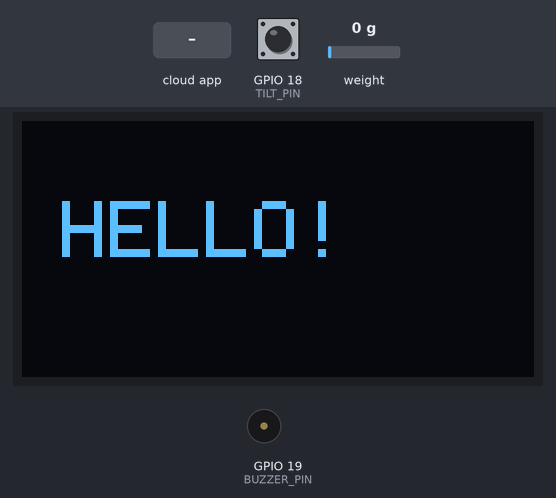
The sketch below on a simulated ESP32. Parts: 128×64 one-colour display, buzzer (waves = sounding). The inputs (shaded band) are chosen by the test bench; at power-on: GPIO 18 (TILT_PIN) HIGH, weight on the scale 0 g. The OLED is the two-colour kind (top 16 rows yellow); WiFi joins after 1.5 s; servers stay silent unless stated; no MQTT or app messages arrive unless stated; what the sketch prints to the serial monitor is not drawn.

Above: at 0.6 s.
At 10.5 s:
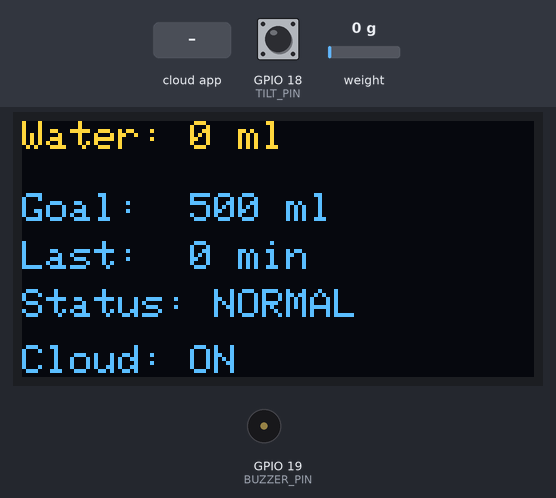
10.6 s: GPIO 18 (TILT_PIN) driven LOW
At 11.7 s:
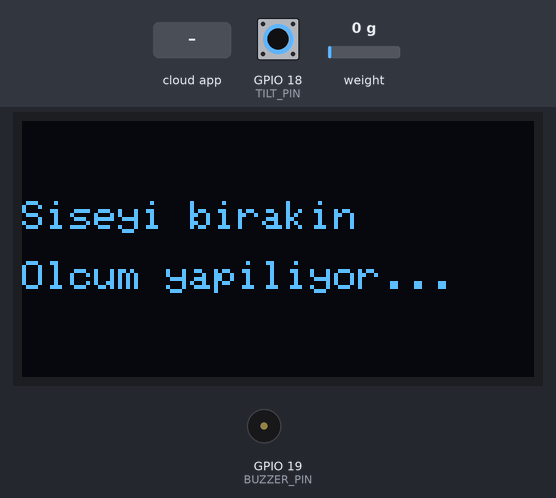
12.1 s: the phone or cloud app sets daily-goal to 1
15.1 s: the phone or cloud app sets buzzer-enable to ON
16.7 s: GPIO 18 (TILT_PIN) pulsed HIGH 2 times (0.12 s each, 0.3 s apart)
Timing chart, 0 to 19.7 s (numbered marks = the images above; inputs shaded):
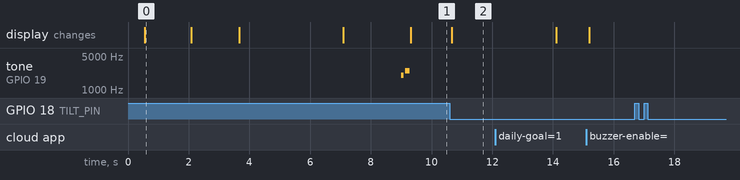

Measured:
- after the input at 10.6 s, the display: changes after 0.07 s (image 2)
- after the input at 16.7 s, every drawn part: stays the same
- what the display in image 0 shows lasts 1.5 s, from 0.6 s to 2.1 s

The sketch:

IOT-PROJE.ino
```cpp
#include <Wire.h>
#include <Adafruit_GFX.h>
#include <Adafruit_SSD1306.h>
#include <HX711_ADC.h>
#include <WiFi.h>
#include <WiFiClientSecure.h>
#include <Adafruit_MQTT.h>
#include <Adafruit_MQTT_Client.h>

#include "secrets.h"  // WIFI_SSID, WIFI_PASSWORD, AIO_USERNAME, AIO_KEY (gitignored)

// ============ ADAFRUIT IO SUNUCU ============
#define AIO_SERVER      "io.adafruit.com"
#define AIO_SERVERPORT  8883

// ============ PIN TANIMLARI ============
const int HX711_DOUT = 4;
const int HX711_SCK  = 5;
const int TILT_PIN   = 18;
const int BUZZER_PIN = 19;
const int SDA_PIN    = 21;
const int SCL_PIN    = 22;

// ============ OLED ============
#define OLED_GENISLIK 128
#define OLED_YUKSEKLIK 64
#define OLED_RESET    -1
#define OLED_ADRES    0x3C
Adafruit_SSD1306 ekran(OLED_GENISLIK, OLED_YUKSEKLIK, &Wire, OLED_RESET);

// ============ LOAD CELL ============
HX711_ADC LoadCell(HX711_DOUT, HX711_SCK);
// Kalibrasyon: 500g referansla 50514 ham deger okundu -> 50514/500 = 101.03
const float KALIBRASYON_FAKTORU = 101.03;

// ============ ADAFRUIT IO ============
WiFiClientSecure wifiClient;
Adafruit_MQTT_Client mqtt(&wifiClient, AIO_SERVER, AIO_SERVERPORT, AIO_USERNAME, AIO_KEY);

Adafruit_MQTT_Publish waterFeed     = Adafruit_MQTT_Publish(&mqtt, AIO_USERNAME "/feeds/water-intake");
Adafruit_MQTT_Publish lastDrinkFeed = Adafruit_MQTT_Publish(&mqtt, AIO_USERNAME "/feeds/last-drink-min");

Adafruit_MQTT_Subscribe goalFeed    = Adafruit_MQTT_Subscribe(&mqtt, AIO_USERNAME "/feeds/daily-goal");
Adafruit_MQTT_Subscribe buzzerFeed  = Adafruit_MQTT_Subscribe(&mqtt, AIO_USERNAME "/feeds/buzzer-enable");

// ============ DURUMLAR ============
float toplamIcilen = 0;
int gunlukHedef = 500;
unsigned long sonIcmeZamani = 0;
unsigned long hatirlatmaAraligi = 60UL * 60UL * 1000UL;
bool hatirlatmaAktif = true;

bool sisedikti = true;
float sonStabilAgirlik = 0;
unsigned long egilmeBaslangic = 0;
const int MIN_EGIK_SURE_MS = 800;
const float MIN_ICME_ML = 15.0;

// Sise dik durdugu sirada arka plan agirlik takibi
const unsigned long DIK_TAKIP_ARALIGI_MS = 500;
const float DIK_STABIL_TOLERANS = 3.0;
float dikSonAnlikAgirlik = 0;
unsigned long sonDikOkuma = 0;

// Stabil agirlik okuma parametreleri (dik gelme sonrasi)
const int STABIL_ORNEK_SAYISI = 10;
const float STABIL_TOLERANS = 2.0;
const unsigned long STABIL_MAX_BEKLEME = 4000;

bool wifiBagli = false;

// ============ BUZZER ============
void calSes(int frekans, int sureMs) {
  ledcWriteTone(BUZZER_PIN, frekans);
  delay(sureMs);
  ledcWriteTone(BUZZER_PIN, 0);
}

void onaySesi() {
  calSes(2000, 80); delay(50);
  calSes(2500, 150);
}

void hatirlatmaSesi() {
  calSes(1000, 200); delay(150);
  calSes(1000, 200);
}

void basariSesi() {
  calSes(523, 150); delay(50);
  calSes(659, 150); delay(50);
  calSes(784, 300);
}

// ============ TAZE VERI BEKLEYIP OKU ============
// HX711 ~10Hz uretiyor, update() her zaman taze veri donmez.
// Bu fonksiyon yeni bir okuma gelene kadar bekler.
bool tazeVeriOku(float &deger, unsigned long timeoutMs = 200) {
  unsigned long baslangic = millis();
  while (millis() - baslangic < timeoutMs) {
    if (LoadCell.update()) {
      deger = LoadCell.getData();
      return true;
    }
    delay(1);
  }
  return false;
}

// ============ STABIL AGIRLIK OKUMA ============
// Sise yerlestikten sonra titresim/sallanma bitene kadar bekler
float stabilAgirlikOku() {
  unsigned long baslangic = millis();
  float oncekiOrt = 0;
  bool ilkOlcum = true;

  while (millis() - baslangic < STABIL_MAX_BEKLEME) {
    float toplam = 0;
    int sayac = 0;
    unsigned long ornekBaslangic = millis();

    // 10 taze ornek topla (HX711 ~10Hz, ~1 sn surer)
    while (sayac < STABIL_ORNEK_SAYISI && millis() - ornekBaslangic < 2000) {
      float anlik;
      if (tazeVeriOku(anlik, 150)) {
        toplam += anlik;
        sayac++;
      }
    }

    if (sayac == 0) {
      Serial.println("Uyari: HX711'den veri gelmiyor!");
      continue;
    }
    float ortalama = toplam / sayac;
    Serial.print("Ortalama (n="); Serial.print(sayac);
    Serial.print("): "); Serial.println(ortalama, 1);

    if (!ilkOlcum && abs(ortalama - oncekiOrt) < STABIL_TOLERANS) {
      Serial.print(">>> Stabil: "); Serial.println(ortalama, 1);
      return ortalama;
    }

    oncekiOrt = ortalama;
    ilkOlcum = false;
  }

  Serial.print("Timeout, son deger: "); Serial.println(oncekiOrt, 1);
  return oncekiOrt;
}

// ============ EKRAN ============
void ekranGuncelle() {
  ekran.clearDisplay();
  ekran.setTextSize(1);
  ekran.setTextColor(SSD1306_WHITE);

  ekran.setCursor(0, 0);
  ekran.print("Water: ");
  ekran.print((int)toplamIcilen);
  ekran.println(" ml");

  ekran.setCursor(0, 18);
  ekran.print("Goal:  ");
  ekran.print(gunlukHedef);
  ekran.println(" ml");

  ekran.setCursor(0, 30);
  ekran.print("Last:  ");
  unsigned long gecenDk = (millis() - sonIcmeZamani) / 60000;
  ekran.print(gecenDk);
  ekran.println(" min");

  ekran.setCursor(0, 42);
  ekran.print("Status: ");
  if (gecenDk >= 60) {
    ekran.println("DRINK NOW!");
  } else if (toplamIcilen >= gunlukHedef) {
    ekran.println("GOAL DONE!");
  } else {
    ekran.println("NORMAL");
  }

  ekran.setCursor(0, 56);
  ekran.print("Cloud: ");
  ekran.println(wifiBagli ? "ON" : "OFF");

  ekran.display();
}

void olcumEkrani(const char* satir1, const char* satir2) {
  ekran.clearDisplay();
  ekran.setTextSize(1);
  ekran.setTextColor(SSD1306_WHITE);
  ekran.setCursor(0, 20);
  ekran.println(satir1);
  ekran.setCursor(0, 35);
  ekran.println(satir2);
  ekran.display();
}

// ============ WIFI ============
void wifiBaglan() {
  Serial.print("WiFi'ye baglaniyor: ");
  Serial.println(WIFI_SSID);

  WiFi.begin(WIFI_SSID, WIFI_PASSWORD);
  int deneme = 0;
  while (WiFi.status() != WL_CONNECTED && deneme < 20) {
    delay(500);
    Serial.print(".");
    deneme++;
  }

  if (WiFi.status() == WL_CONNECTED) {
    Serial.println();
    Serial.print("WiFi baglandi. IP: ");
    Serial.println(WiFi.localIP());
    wifiBagli = true;
  } else {
    Serial.println();
    Serial.println("WiFi baglantisi basarisiz, offline calisacak.");
    wifiBagli = false;
  }
}

void mqttBaglan() {
  if (!wifiBagli) return;
  if (mqtt.connected()) return;

  Serial.print("MQTT'ye baglaniyor...");
  int8_t ret;
  uint8_t deneme = 3;
  while ((ret = mqtt.connect()) != 0 && deneme > 0) {
    Serial.println(mqtt.connectErrorString(ret));
    Serial.println("5 sn sonra tekrar...");
    mqtt.disconnect();
    delay(5000);
    deneme--;
  }

  if (mqtt.connected()) {
    Serial.println("MQTT baglandi!");
  }
}

void cloudGonder(float waterMl, unsigned long lastDrinkMin) {
  if (!mqtt.connected()) return;

  if (waterFeed.publish(waterMl)) {
    Serial.print("Water gonderildi: "); Serial.println(waterMl);
  }
  if (lastDrinkFeed.publish((uint32_t)lastDrinkMin)) {
    Serial.print("LastDrink gonderildi: "); Serial.println(lastDrinkMin);
  }
}

void cloudKomutOku() {
  if (!mqtt.connected()) return;

  Adafruit_MQTT_Subscribe *subscription;
  while ((subscription = mqtt.readSubscription(50))) {
    if (subscription == &goalFeed) {
      int yeniHedef = atoi((char *)goalFeed.lastread);
      if (yeniHedef > 0) {
        gunlukHedef = yeniHedef;
        Serial.print("Yeni hedef: "); Serial.println(gunlukHedef);
      }
    }
    else if (subscription == &buzzerFeed) {
      String deger = String((char *)buzzerFeed.lastread);
      hatirlatmaAktif = (deger == "ON" || deger == "1" || deger == "true");
      Serial.print("Hatirlatma: "); Serial.println(hatirlatmaAktif ? "ACIK" : "KAPALI");
    }
  }
}

// ============ DIK DURURKEN AGIRLIK TAKIBI ============
// Sise sensorun ustunde dik dururken sonStabilAgirlik'i gunceller
void dikAgirlikTakip() {
  if (millis() - sonDikOkuma < DIK_TAKIP_ARALIGI_MS) return;

  float anlik;
  if (!tazeVeriOku(anlik, 150)) return;  // taze veri yoksa atla

  // Onceki anlik okumayla yakinsa stabil say -> sonStabilAgirlik'i guncelle
  if (abs(anlik - dikSonAnlikAgirlik) < DIK_STABIL_TOLERANS) {
    sonStabilAgirlik = anlik;
  }

  dikSonAnlikAgirlik = anlik;
  sonDikOkuma = millis();
}

// ============ SETUP ============
void setup() {
  Serial.begin(115200);
  delay(500);
  Serial.println();
  Serial.println("=== Su Takip Sistemi ===");

  ledcAttach(BUZZER_PIN, 2000, 8);
  pinMode(TILT_PIN, INPUT);

  Wire.begin(SDA_PIN, SCL_PIN);
  if (!ekran.begin(SSD1306_SWITCHCAPVCC, OLED_ADRES)) {
    Serial.println("OLED HATA!");
  }
  ekran.clearDisplay();
  ekran.setTextSize(2);
  ekran.setTextColor(SSD1306_WHITE);
  ekran.setCursor(10, 20);
  ekran.println("HELLO!");
  ekran.display();
  delay(1500);

  ekran.clearDisplay();
  ekran.setTextSize(1);
  ekran.setCursor(0, 0);
  ekran.println("WiFi baglaniyor...");
  ekran.display();

  wifiBaglan();
  wifiClient.setInsecure();

  mqtt.subscribe(&goalFeed);
  mqtt.subscribe(&buzzerFeed);

  if (wifiBagli) {
    mqttBaglan();
  }

  ekran.clearDisplay();
  ekran.setCursor(0, 0);
  ekran.println("Load cell");
  ekran.println("kalibre ediliyor...");
  ekran.display();

  // Load Cell baslat
  // ONEMLI: Bu sirada sise sensorde dik durmali!
  // Tare sirasinda zero offset olarak kullanacak.
  LoadCell.begin();
  LoadCell.start(2000, true);
  if (LoadCell.getTareTimeoutFlag()) {
    Serial.println("HX711 baglantisi yok!");
    while (1) delay(100);
  }
  LoadCell.setCalFactor(KALIBRASYON_FAKTORU);

  // Tare sonrasi sise zaten ustte oldugu icin "0" okuyacak.
  // Ama biz sisenin gercek agirligini referans almaliyiz.
  // Bu yuzden start'tan SONRA kalibrasyon faktorunu uygulayip,
  // su anki agirligi (sise + icindeki su) referans olarak alacagiz.

  // Not: Eger sensorde sise yokken baslattiysan, sise koyduktan
  // sonra agirlik artar ve dogru farki yine de hesaplar.

  delay(1000);  // bir saniye stabilizasyon
  ekran.clearDisplay();
  ekran.setCursor(0, 0);
  ekran.println("Stabil okuma...");
  ekran.display();

  sonStabilAgirlik = stabilAgirlikOku();
  dikSonAnlikAgirlik = sonStabilAgirlik;
  sonIcmeZamani = millis();

  Serial.print("Baslangic referans agirlik: ");
  Serial.print(sonStabilAgirlik, 1);
  Serial.println(" g");

  onaySesi();
  Serial.println("Sistem hazir!");
  ekranGuncelle();
}

// ============ LOOP ============
void loop() {
  if (wifiBagli) {
    mqttBaglan();
    cloudKomutOku();
  }

  // HX711'in surekli veri akisini saglamak icin update'i cagir
  LoadCell.update();

  int tiltDurum = digitalRead(TILT_PIN);
  bool sisedik = (tiltDurum == LOW);

  // Sise DIK duruyor -> arka planda agirligi takip et
  if (sisedik && sisedikti) {
    dikAgirlikTakip();
  }

  // Sise egildi (dik -> egik gecisi)
  // BURADA OLCUM YAPMIYORUZ! Sise artik elinde.
  if (sisedikti && !sisedik) {
    egilmeBaslangic = millis();
    Serial.print("Sise egildi. Onceki stabil agirlik: ");
    Serial.print(sonStabilAgirlik, 1);
    Serial.println(" g");
  }
  // Sise dike geldi (egik -> dik gecisi) — fark hesapla
  else if (!sisedikti && sisedik) {
    unsigned long egikSure = millis() - egilmeBaslangic;

    if (egikSure >= MIN_EGIK_SURE_MS) {
      Serial.println("Sise sensore geri kondu. Yerlesme bekleniyor...");
      olcumEkrani("Siseyi birakin", "Olcum yapiliyor...");
      delay(1500);

      float yeniAgirlik = stabilAgirlikOku();
      float fark = sonStabilAgirlik - yeniAgirlik;

      Serial.print("Onceki: "); Serial.print(sonStabilAgirlik, 1);
      Serial.print(" g | Yeni: "); Serial.print(yeniAgirlik, 1);
      Serial.print(" g | Fark: "); Serial.print(fark, 1);
      Serial.println(" g");

      if (fark >= MIN_ICME_ML) {
        toplamIcilen += fark;
        sonIcmeZamani = millis();

        Serial.print(">>> ICME ALGILANDI: ");
        Serial.print(fark, 1);
        Serial.print(" ml | Toplam: ");
        Serial.println(toplamIcilen, 1);

        onaySesi();
        cloudGonder(toplamIcilen, 0);

        if (toplamIcilen >= gunlukHedef) {
          basariSesi();
        }
      } else {
        Serial.println("Fark yetersiz, icme sayilmadi.");
      }

      // Yeni baslangic noktasi
      sonStabilAgirlik = yeniAgirlik;
      dikSonAnlikAgirlik = yeniAgirlik;
    } else {
      Serial.println("Cok kisa egim, sayilmadi.");
    }
  }

  sisedikti = sisedik;

  // Su icme hatirlatmasi
  if (hatirlatmaAktif &&
      toplamIcilen < gunlukHedef &&
      (millis() - sonIcmeZamani > hatirlatmaAraligi)) {
    Serial.println("Hatirlatma: Su ic!");
    hatirlatmaSesi();
    sonIcmeZamani = millis();
  }

  // Ekran guncelle (her 1 sn)
  static unsigned long sonEkran = 0;
  if (millis() - sonEkran > 1000) {
    ekranGuncelle();
    sonEkran = millis();
  }

  // Cloud'a periyodik son icme zamani gonder (her 30 sn)
  static unsigned long sonCloudGonder = 0;
  if (wifiBagli && millis() - sonCloudGonder > 30000) {
    unsigned long gecenDk = (millis() - sonIcmeZamani) / 60000;
    lastDrinkFeed.publish((uint32_t)gecenDk);
    sonCloudGonder = millis();
  }
}
```

secrets.example.h
```cpp
#pragma once

// Bu dosyayi `secrets.h` olarak kopyalayin ve kendi bilgilerinizle doldurun.
// `secrets.h` .gitignore icinde olduğundan repoya gönderilmez.
#define WIFI_SSID       "YOUR_WIFI_SSID"
#define WIFI_PASSWORD   "YOUR_WIFI_PASSWORD"
#define AIO_USERNAME    "YOUR_ADAFRUIT_IO_USERNAME"
#define AIO_KEY         "YOUR_ADAFRUIT_IO_KEY"
```
